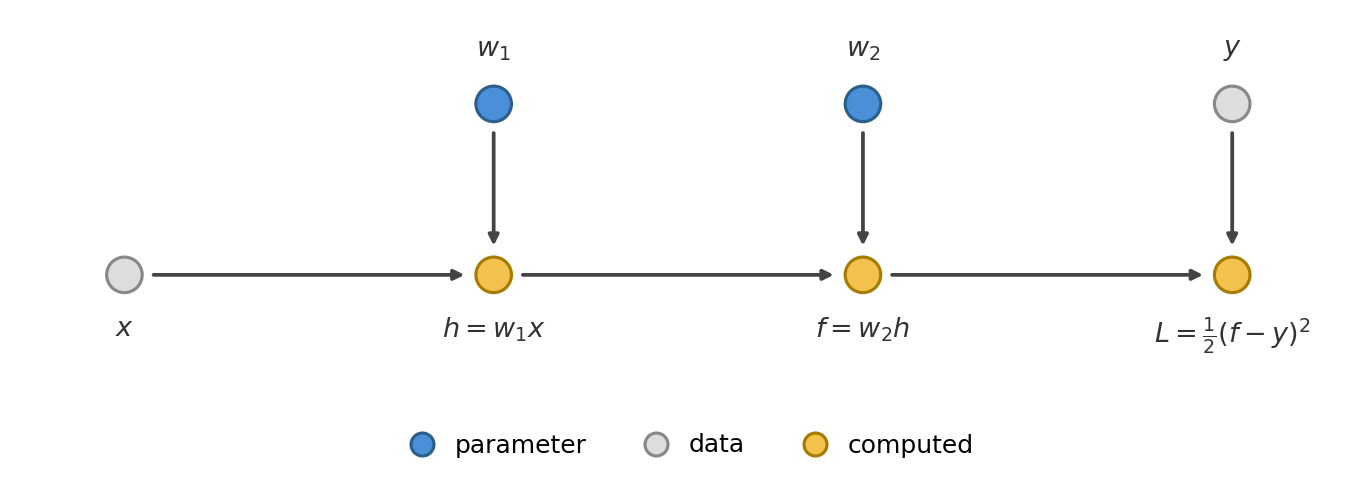

Python code for this plot:
import matplotlib.pyplot as plt
from matplotlib.lines import Line2D

# one inch per data unit, matching computational-graph.png
XLIM, YLIM = (-0.8, 9.0), (-1.5, 1.9)
fig, ax = plt.subplots(figsize=(XLIM[1] - XLIM[0], YLIM[1] - YLIM[0]))

node_radius = 0.13

# --- palette: nodes are colored by role, identically in every graph figure ---
PARAM_FILL, PARAM_RIM = '#4A90D9', '#2C5F8A'   # parameters: what training adjusts
DATA_FILL, DATA_RIM = '#DDDDDD', '#888888'     # data: fixed inputs x and target y
COMP_FILL, COMP_RIM = '#F2C14E', '#A67C00'     # computed: values the forward pass produces
FWD_COLOR = '#444444'
LABEL_COLOR = '#333333'

COL = {'x': 0.0, 'h': 2.7, 'f': 5.4, 'L': 8.1}
Y_SPINE, Y_SRC = 0.0, 1.25
LABEL_OFFSET = 0.3


def node(x, y, fill, rim):
    ax.add_patch(plt.Circle((x, y), node_radius, color=fill, ec=rim,
                            linewidth=1.5, zorder=4))


def arrow(start, end):
    ax.annotate('', xy=end, xytext=start,
                arrowprops=dict(arrowstyle='-|>', color=FWD_COLOR, lw=1.8,
                                shrinkA=14, shrinkB=14), zorder=2)


def label(x, y, s, va):
    ax.text(x, y, s, ha='center', va=va, fontsize=13, color=LABEL_COLOR, zorder=5)


spine = [('x', DATA_FILL, DATA_RIM, r'$x$'),
         ('h', COMP_FILL, COMP_RIM, r'$h = w_1 x$'),
         ('f', COMP_FILL, COMP_RIM, r'$f = w_2 h$'),
         ('L', COMP_FILL, COMP_RIM, r'$L = \frac{1}{2}(f - y)^2$')]
sources = [('h', PARAM_FILL, PARAM_RIM, r'$w_1$'),
           ('f', PARAM_FILL, PARAM_RIM, r'$w_2$'),
           ('L', DATA_FILL, DATA_RIM, r'$y$')]

for a, b in [('x', 'h'), ('h', 'f'), ('f', 'L')]:
    arrow((COL[a], Y_SPINE), (COL[b], Y_SPINE))
for key, *_ in sources:
    arrow((COL[key], Y_SRC), (COL[key], Y_SPINE))

for key, fill, rim, s in spine:
    node(COL[key], Y_SPINE, fill, rim)
    label(COL[key], Y_SPINE - LABEL_OFFSET, s, 'top')
for key, fill, rim, s in sources:
    node(COL[key], Y_SRC, fill, rim)
    label(COL[key], Y_SRC + LABEL_OFFSET, s, 'bottom')

legend = [Line2D([], [], marker='o', ls='', markersize=11, markerfacecolor=fill,
                 markeredgecolor=rim, markeredgewidth=1.5, label=name)
          for fill, rim, name in [(PARAM_FILL, PARAM_RIM, 'parameter'),
                                  (DATA_FILL, DATA_RIM, 'data'),
                                  (COMP_FILL, COMP_RIM, 'computed')]]
ax.legend(handles=legend, loc='lower center', bbox_to_anchor=(0.5, 0.0), ncol=3,
          frameon=False, fontsize=12, handletextpad=0.3, columnspacing=1.8)

ax.set_xlim(*XLIM)
ax.set_ylim(*YLIM)
ax.set_aspect('equal')
ax.axis('off')

plt.tight_layout()
plt.savefig('assets/backpropagation-chain-rule/diagonal-network-forward.png',
            dpi=150, bbox_inches='tight', facecolor='white')
